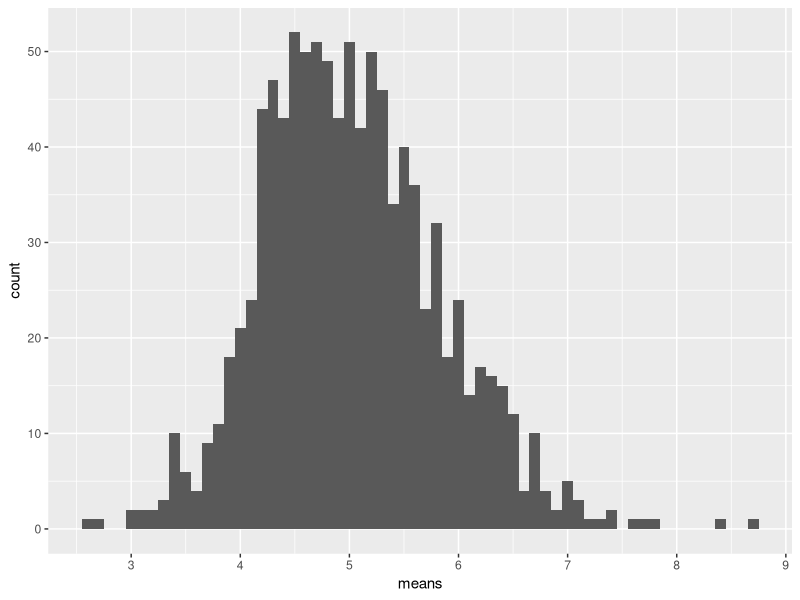
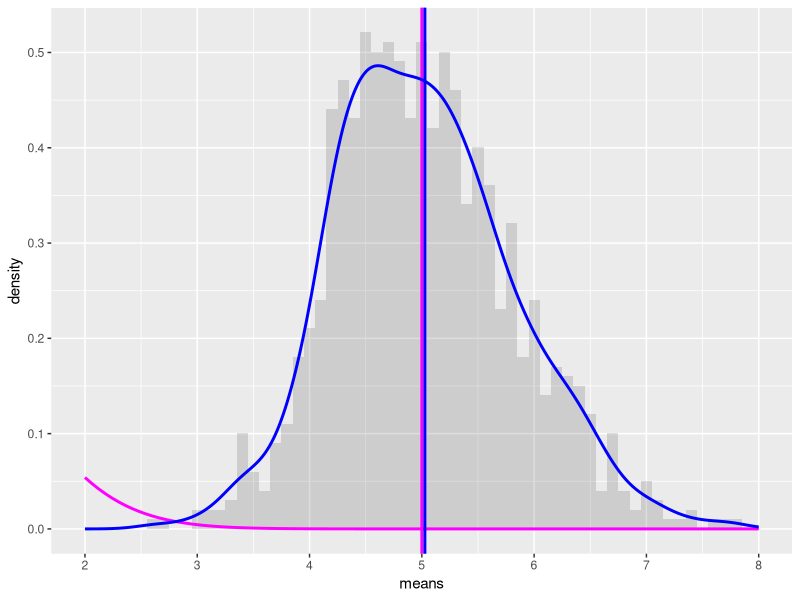

Write R code to recreate these figures, in order.
## ---- chunk 1
# load neccesary libraries
library(ggplot2)

# set constants
lambda <- 0.2 # lambda for rexp
n <- 40 # number of exponetials
nSimulation <- 1000 # number of tests

# set the seed to create reproducability
set.seed(1125556665)

# run the test resulting in n x nSimulation matrix
expDist <- matrix(data=rexp(n * nSimulation, lambda), nrow=nSimulation)
expDistMeans <- data.frame(means=apply(expDist, 1, mean))
## ---- chunk 2
# plot the means
ggplot(data = expDistMeans, aes(x = means)) + 
  geom_histogram(binwidth=0.1) +   
  scale_x_continuous(breaks=round(seq(min(expDistMeans$means), max(expDistMeans$means), by=1)))
## ---- chunk 3
mu <- 1/lambda
print(mu)
## ---- chunk 4
meanOfMeans <- mean(expDistMeans$means)
print(meanOfMeans)
## ---- chunk 5
sd <- 1/lambda/sqrt(n)
print(sd)
## ---- chunk 6
Var <- sd^2
print(Var)
## ---- chunk 7
sd_x <- sd(expDistMeans$means)
print(sd_x)

Var_x <- var(expDistMeans$means)
print(Var_x)
## ---- chunk 8
# plot the means
ggplot(data = expDistMeans, aes(x = means)) + 
  geom_histogram(binwidth=0.1, aes(y=..density..), alpha=0.2) + 
  stat_function(fun = dnorm, arg = list(mean = mu , sd = sd), colour = "magenta", size=1) + 
  geom_vline(xintercept = mu, size=1, colour="magenta") + 
  geom_density(colour="blue", size=1) +
  geom_vline(xintercept = meanOfMeans, size=1, colour="blue") + 
  scale_x_continuous(breaks=seq(mu-3,mu+3,1), limits=c(mu-3,mu+3)) 
